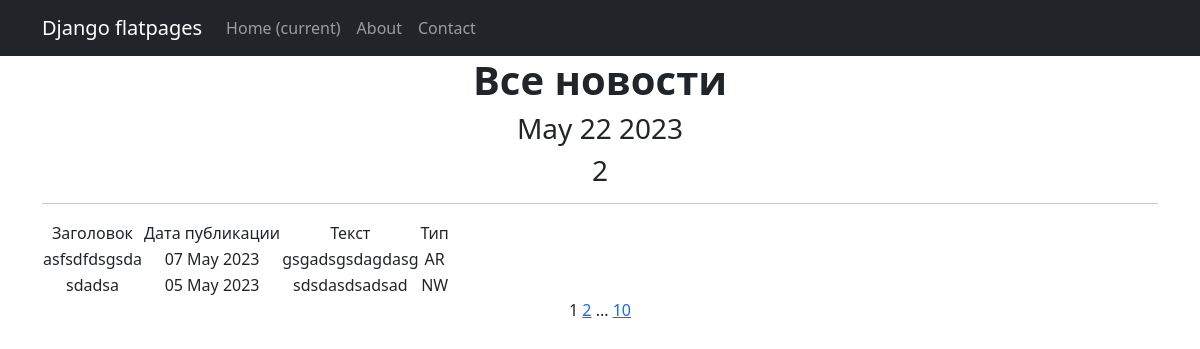
Before: /news/ with the older database file.
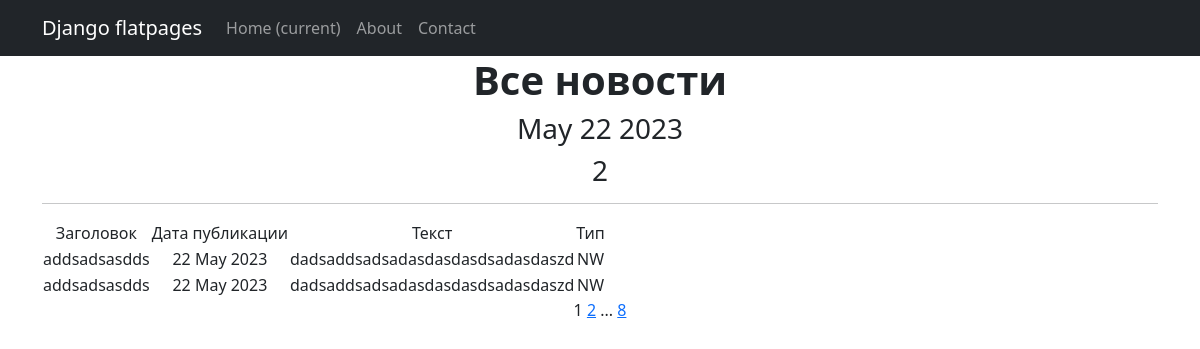
After: the same page with the newer database file.
### NewsPortal/models.py (models this page shows, shortened)
class Post(models.Model):
    author = models.ForeignKey(Author, on_delete=models.CASCADE)
    type = models.CharField(max_length=7, choices=TYPE, default=news)
    time_in = models.DateTimeField(auto_now_add=True)
    categories = models.ManyToManyField(Category, through='PostCategory')
    title = models.CharField(max_length=255)
    text = models.TextField()
    rating = models.IntegerField(default=0)

### NewsPortal/views.py (the view)
# urls.py: path('', PostList.as_view(), name='post_list'),
class PostList(ListView):
    model = Post
    ordering = '-time_in'
    template_name = 'news.html'
    context_object_name = 'news'
    paginate_by = 2

### NewsPortal/templatetags/custom_tags.py (called while the page is built)
@register.simple_tag()
def current_time(format_string='%b %d %Y'):
    return datetime.utcnow().strftime(format_string)

### templates/news.html (shortened to what this page needs)
{% extends 'flatpages/default.html' %}
{% load custom_filters %}
{% load custom_tags %}
{% block content %}
<h1><b> Все новости </b></h1>
<h3> {% current_time '%b %d %Y' %}</h3>
<h3> {{ news|length }}</h3>
<hr>
    {% if news %}
        <table>
            <tr>
                <td> Заголовок</td>
                <td> Дата публикации </td>
                <td> Текст </td>
                <td> Тип </td>
            </tr>
            {% for post in news %}
            <tr>
                <td> {{ post.title }} </td>
                <td> {{ post.time_in|date:'d M Y' }} </td>
                <td> {{ post.text|truncatewords:15 }} </td>
                <td> {{ post.type }} </td>
            </tr>
            {% endfor %}
        </table>
    {% else %}
        <h2> Нет новостей! </h2>
    {% endif %}
   {{ page_obj.number }}
   {% if page_obj.has_next %}
       <a href="?page={{ page_obj.next_page_number }}">{{ page_obj.next_page_number }}</a>
       {% if paginator.num_pages != page_obj.next_page_number %}
           ...
           <a href="?page={{ page_obj.paginator.num_pages }}">{{ page_obj.paginator.num_pages }}</a>
       {% endif %}
   {% endif %}
{% endblock content %}

Changed rows visible on the page:
removed Post: title "asfsdfdsgsda", time_in "07 May 2023", text "gsgadsgsdagdasg", type "AR"
removed Post: title "sdadsa", time_in "05 May 2023", text "sdsdasdsadsad", type "NW"
added Post: title "addsadsasdds", time_in "22 May 2023", text "dadsaddsadsadasdasdasdsadasdaszd", type "NW"
added Post: title "addsadsasdds", time_in "22 May 2023", text "dadsaddsadsadasdasdasdsadasdaszd", type "NW"
Other visible differences:
{{ page_obj.paginator.num_pages }}: "10" → "8"
